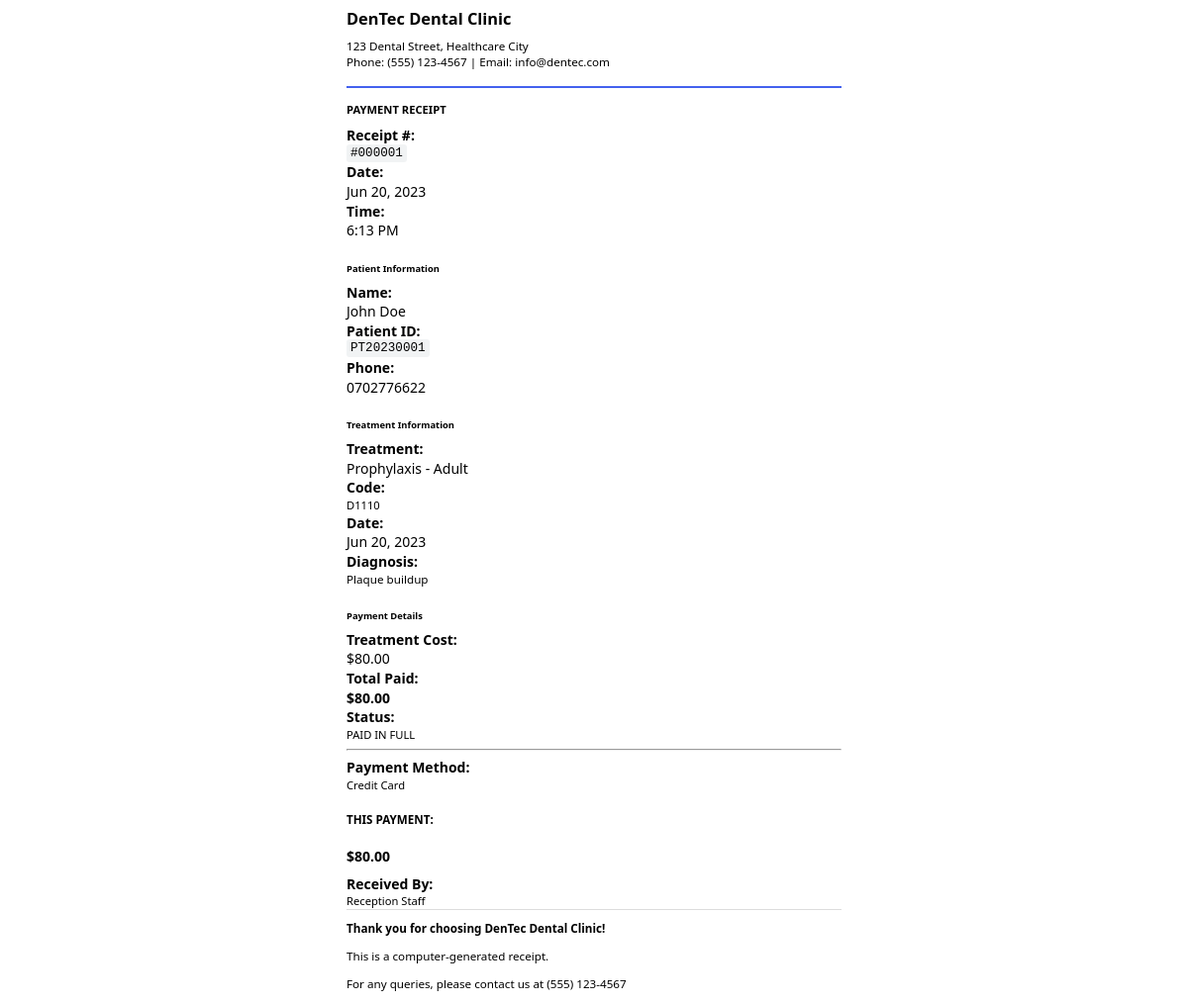
The page /DenTec/dashboard/staff/get_receipt_preview.php?id=1 (signed in) on the database its author committed.
### tables this page shows
CREATE TABLE `payments` (
  `payment_id` int(11) NOT NULL,
  `record_id` int(11) NOT NULL,
  `patient_id` int(11) NOT NULL,
  `amount` decimal(10,2) NOT NULL,
  `payment_method` enum('Cash','Credit Card','Debit Card','Bank Transfer','Insurance','Other') NOT NULL,
  `payment_date` date NOT NULL,
  `transaction_reference` varchar(100) DEFAULT NULL,
  `notes` text DEFAULT NULL,
  `received_by` int(11) NOT NULL,
  `created_at` timestamp NOT NULL DEFAULT current_timestamp()
);

CREATE TABLE `patients` (
  `patient_id` int(11) NOT NULL,
  `file_number` varchar(20) NOT NULL,
  `photo` varchar(255) DEFAULT NULL,
  `first_name` varchar(50) NOT NULL,
  `last_name` varchar(50) NOT NULL,
  `gender` enum('Male','Female','Other') NOT NULL,
  `date_of_birth` date NOT NULL,
  `phone` varchar(20) NOT NULL,
  `email` varchar(100) DEFAULT NULL,
  `address` text DEFAULT NULL,
  `city` varchar(50) DEFAULT NULL,
  `state` varchar(50) DEFAULT NULL,
  `postal_code` varchar(20) DEFAULT NULL,
  `blood_group` varchar(5) DEFAULT NULL,
  `allergies` text DEFAULT NULL,
  `medical_history` text DEFAULT NULL,
  `created_at` timestamp NOT NULL DEFAULT current_timestamp(),
  `updated_at` timestamp NOT NULL DEFAULT current_timestamp() ON UPDATE current_timestamp()
);

CREATE TABLE `treatments` (
  `treatment_id` int(11) NOT NULL,
  `code` varchar(20) NOT NULL,
  `name` varchar(100) NOT NULL,
  `category` varchar(50) NOT NULL,
  `description` text DEFAULT NULL,
  `duration` smallint(6) NOT NULL COMMENT 'In minutes',
  `cost` decimal(10,2) NOT NULL,
  `is_active` tinyint(1) DEFAULT 1
);

CREATE TABLE `treatment_records` (
  `record_id` int(11) NOT NULL,
  `patient_id` int(11) NOT NULL,
  `dentist_id` int(11) NOT NULL,
  `appointment_id` int(11) DEFAULT NULL,
  `treatment_id` int(11) NOT NULL,
  `tooth_id` tinyint(4) DEFAULT NULL,
  `diagnosis` text NOT NULL,
  `treatment_notes` text DEFAULT NULL,
  `cost` decimal(10,2) NOT NULL,
  `status` enum('Planned','Completed','Cancelled') DEFAULT 'Planned',
  `treatment_date` date NOT NULL,
  `created_at` timestamp NOT NULL DEFAULT current_timestamp()
);

CREATE TABLE `users` (
  `user_id` int(11) NOT NULL,
  `username` varchar(50) NOT NULL,
  `password_hash` varchar(255) NOT NULL,
  `full_name` varchar(100) NOT NULL,
  `email` varchar(100) NOT NULL,
  `role` enum('admin','dentist','staff') NOT NULL,
  `is_active` tinyint(1) DEFAULT 1,
  `last_login` datetime DEFAULT NULL,
  `created_at` timestamp NOT NULL DEFAULT current_timestamp(),
  `updated_at` timestamp NOT NULL DEFAULT current_timestamp() ON UPDATE current_timestamp()
);

### DenTec/dashboard/staff/get_receipt_preview.php (the view, shortened to what this page needs)
<?php
include '../../includes/db_connect.php';
$payment_id = intval($_GET['id']);
$query = "
    SELECT
        pay.*,
        CONCAT(p.first_name, ' ', p.last_name) AS patient_name,
        p.file_number,
        p.phone,
        p.email,
        p.address,
        t.name AS treatment_name,
        t.code AS treatment_code,
        tr.diagnosis,
        tr.treatment_date,
        tr.cost AS treatment_cost,
        u.full_name AS received_by_name
    FROM payments pay
    JOIN treatment_records tr ON pay.record_id = tr.record_id
    JOIN patients p ON pay.patient_id = p.patient_id
    JOIN treatments t ON tr.treatment_id = t.treatment_id
    JOIN users u ON pay.received_by = u.user_id
    WHERE pay.payment_id = ?
";
$stmt = $conn->prepare($query);
$stmt->bind_param("i", $payment_id);
$stmt->execute();
$result = $stmt->get_result();
$payment = $result->fetch_assoc();
$balance_query = "
    SELECT
        tr.cost,
        COALESCE(SUM(p.amount), 0) as total_paid,
        (tr.cost - COALESCE(SUM(p.amount), 0)) as remaining_balance
    FROM treatment_records tr
    LEFT JOIN payments p ON tr.record_id = p.record_id
    WHERE tr.record_id = ?
    GROUP BY tr.record_id, tr.cost
";
$balance_stmt = $conn->prepare($balance_query);
$balance_stmt->bind_param("i", $payment['record_id']);
$balance_stmt->execute();
$balance_result = $balance_stmt->get_result();
$balance_info = $balance_result->fetch_assoc();
?>
<div class="receipt-preview">
    <div class="text-center mb-4" style="border-bottom: 2px solid #4361ee; padding-bottom: 15px;">
        <h3 class="text-primary mb-1" style="font-weight: bold;">DenTec Dental Clinic</h3>
        <small class="text-muted">
            123 Dental Street, Healthcare City<br>
            Phone: (555) 123-4567 | Email: info@dentec.com
        </small>
    </div>
    <div class="text-center mb-4">
        <h4 class="badge bg-primary fs-6 px-3 py-2">PAYMENT RECEIPT</h4>
    </div>
    <div class="row mb-2">
        <div class="col-5">
            <strong>Receipt #:</strong>
        </div>
        <div class="col-7 text-end">
            <code>#<?php echo str_pad($payment['payment_id'], 6, '0', STR_PAD_LEFT); ?></code>
        </div>
    </div>
    <div class="row mb-2">
        <div class="col-5">
            <strong>Date:</strong>
        </div>
        <div class="col-7 text-end">
            <?php echo date('M j, Y', strtotime($payment['payment_date'])); ?>
        </div>
    </div>
    <div class="row mb-4">
        <div class="col-5">
            <strong>Time:</strong>
        </div>
        <div class="col-7 text-end">
            <?php echo date('g:i A', strtotime($payment['created_at'])); ?>
        </div>
    </div>
    <div class="bg-light p-3 rounded mb-3">
        <h6 class="fw-bold mb-3 text-primary">
            <i class="bi bi-person-circle me-2"></i>Patient Information
        </h6>
        <div class="row mb-2">
            <div class="col-4"><strong>Name:</strong></div>
            <div class="col-8"><?php echo htmlspecialchars($payment['patient_name']); ?></div>
        </div>
        <div class="row mb-2">
            <div class="col-4"><strong>Patient ID:</strong></div>
            <div class="col-8"><code><?php echo htmlspecialchars($payment['file_number']); ?></code></div>
        </div>
        <?php if ($payment['phone']): ?>
        <div class="row">
            <div class="col-4"><strong>Phone:</strong></div>
            <div class="col-8"><?php echo htmlspecialchars($payment['phone']); ?></div>
        </div>
        <?php endif; ?>
    </div>
    <div class="bg-light p-3 rounded mb-3">
        <h6 class="fw-bold mb-3 text-primary">
            <i class="bi bi-clipboard2-pulse me-2"></i>Treatment Information
        </h6>
        <div class="row mb-2">
            <div class="col-4"><strong>Treatment:</strong></div>
            <div class="col-8"><?php echo htmlspecialchars($payment['treatment_name']); ?></div>
        </div>
        <div class="row mb-2">
            <div class="col-4"><strong>Code:</strong></div>
            <div class="col-8"><span class="badge bg-secondary"><?php echo htmlspecialchars($payment['treatment_code']); ?></span></div>
        </div>
        <div class="row mb-2">
            <div class="col-4"><strong>Date:</strong></div>
            <div class="col-8"><?php echo date('M j, Y', strtotime($payment['treatment_date'])); ?></div>
        </div>
        <div class="row">
            <div class="col-4"><strong>Diagnosis:</strong></div>
            <div class="col-8"><small><?php echo htmlspecialchars($payment['diagnosis']); ?></small></div>
        </div>
    </div>
    <div class="bg-success bg-opacity-10 p-3 rounded mb-3 border border-success border-opacity-25">
        <h6 class="fw-bold mb-3 text-success">
            <i class="bi bi-credit-card me-2"></i>Payment Details
        </h6>
        <div class="row mb-2">
            <div class="col-6"><strong>Treatment Cost:</strong></div>
            <div class="col-6 text-end">$<?php echo number_format($payment['treatment_cost'], 2); ?></div>
        </div>
        <div class="row mb-2">
            <div class="col-6"><strong>Total Paid:</strong></div>
            <div class="col-6 text-end text-success"><strong>$<?php echo number_format($balance_info['total_paid'], 2); ?></strong></div>
        </div>
        <?php if ($balance_info['remaining_balance'] > 0): ?>
        <div class="row mb-3">
            <div class="col-6"><strong>Remaining Balance:</strong></div>
            <div class="col-6 text-end text-warning"><strong>$<?php echo number_format($balance_info['remaining_balance'], 2); ?></strong></div>
        </div>
        <?php else: ?>
        <div class="row mb-3">
            <div class="col-6"><strong>Status:</strong></div>
            <div class="col-6 text-end"><span class="badge bg-success">PAID IN FULL</span></div>
        </div>
        <?php endif; ?>
        <hr class="my-3">
        <div class="bg-white p-3 rounded border">
            <div class="row mb-2">
                <div class="col-6"><strong>Payment Method:</strong></div>
                <div class="col-6 text-end">
                    <?php
                        $method_class = '';
                        switch($payment['payment_method']) {
                            case 'Credit Card':
                            case 'Debit Card':
                                $method_class = 'bg-primary';
                                break;
                        }
                    ?>
                    <span class="badge <?php echo $method_class; ?>">
                        <?php echo htmlspecialchars($payment['payment_method']); ?>
                    </span>
                </div>
            </div>
            <div class="row">
                <div class="col-6"><h5 class="text-success mb-0"><strong>THIS PAYMENT:</strong></h5></div>
                <div class="col-6 text-end">
                    <h4 class="text-success mb-0">
                        <strong>$<?php echo number_format($payment['amount'], 2); ?></strong>
                    </h4>
                </div>
            </div>
        </div>
    </div>
    <div class="row mb-3">
        <div class="col-6"><strong>Received By:</strong></div>
        <div class="col-6 text-end">
            <span class="badge bg-info">
                <?php echo htmlspecialchars($payment['received_by_name']); ?>
            </span>
        </div>
    </div>
    <div class="text-center mt-4 pt-3" style="border-top: 1px solid #ddd;">
        <small class="text-muted">
            <p class="mb-1"><strong>Thank you for choosing DenTec Dental Clinic!</strong></p>
            <p class="mb-1">This is a computer-generated receipt.</p>
            <p class="mb-0">For any queries, please contact us at (555) 123-4567</p>
        </small>
    </div>
</div>

### DenTec/dashboard/staff/get_receipt_preview.php (style rules this page uses)
.receipt-preview { max-width: 500px; margin: 0 auto; font-family: 'Segoe UI', Tahoma, Geneva, Verdana, sans-serif; line-height: 1.4; font-size: 14px; }
.receipt-preview .row { --bs-gutter-x: 0.5rem; }
.receipt-preview h3, .receipt-preview h4, .receipt-preview h5, .receipt-preview h6 { margin-bottom: 0.5rem; }
.receipt-preview .badge { font-size: 0.8em; }
.receipt-preview code { background-color: #f1f3f4; padding: 2px 4px; border-radius: 3px; font-size: 0.9em; }
.receipt-preview .border-success { border-width: 2px !important; }
.receipt-preview .bg-success.bg-opacity-10 { animation: highlightPayment 2s ease-in-out; }

### rows shown on the page
payments: payment_id "000001", payment_date "Jun 20, 2023", created_at "6:13 PM", patient.file_number "PT20230001", patient.phone "0702776622", treatments.name "Prophylaxis - Adult", treatments.code "D1110", record.treatment_date "Jun 20, 2023", record.diagnosis "Plaque buildup", record.cost "80.00", payment_method "Credit Card", amount "80.00", received_by.full_name "Reception Staff"

### other values the page prints
$payment['patient_name'] "John Doe"
$balance_info['total_paid'] "80.00"
